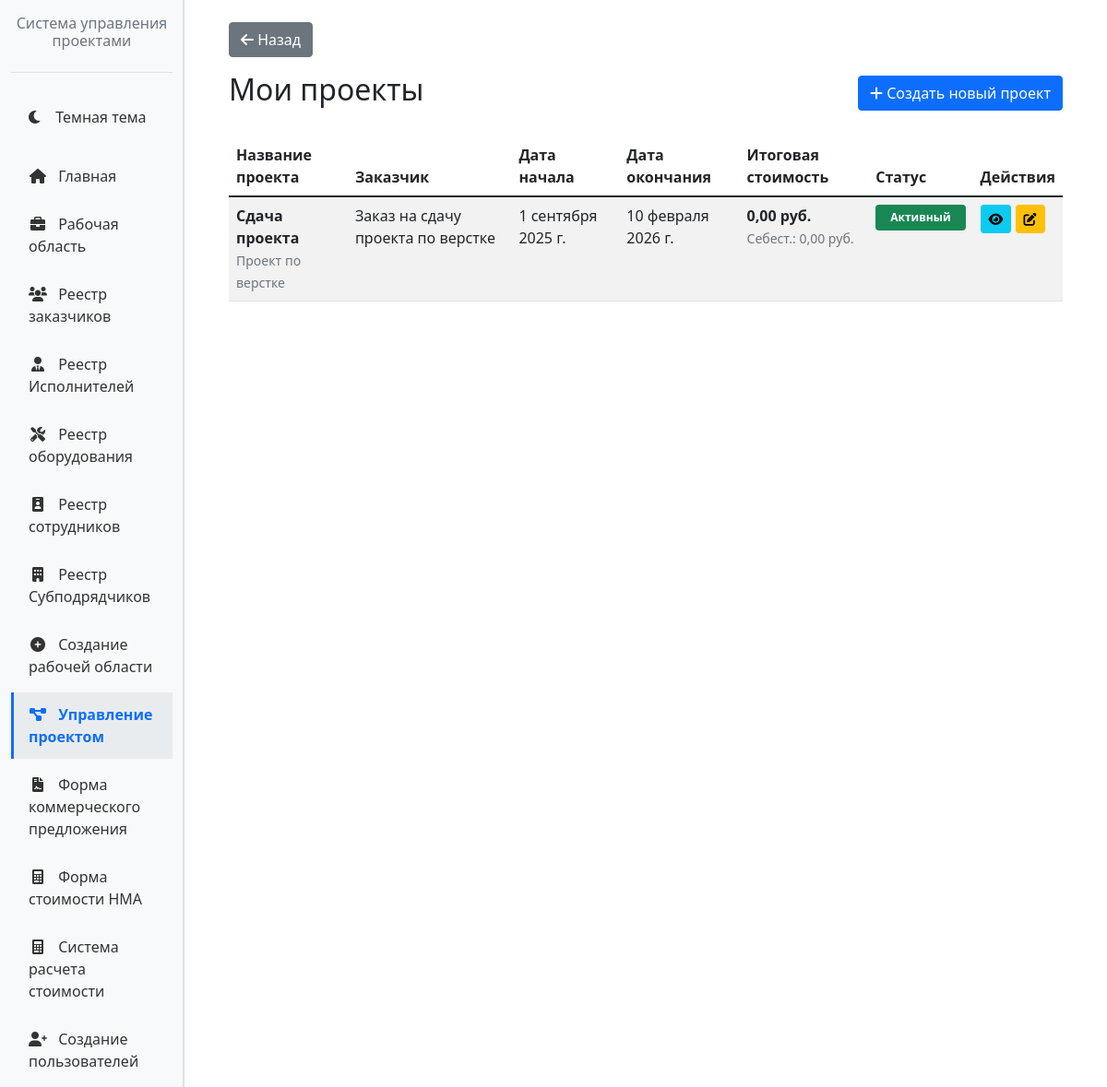
Screenshot of /projects/ (signed in) with the database file from the repository.
### projects/models.py (models this page shows, shortened)
class Project(models.Model):
    RESOURCE_TYPES = [
        ('employee', 'Сотрудник'),
        ('contractor', 'Исполнитель'),
        ('subcontractor', 'Субподрядчик'),
        ('equipment', 'Оборудование'),
    ]
    name = models.CharField(max_length=200, verbose_name="Название проекта")
    start_date = models.DateField(verbose_name="Дата начала")
    end_date = models.DateField(verbose_name="Дата окончания")
    description = models.TextField(verbose_name="Описание проекта", blank=True)
    customer = models.ForeignKey('customers.Customer', on_delete=models.SET_NULL,
                                 null=True, blank=True, verbose_name="Заказчик")
    technical_spec = models.FileField(upload_to='technical_specs/',
                                      null=True, blank=True, verbose_name="Техническое задание")
    tax_rate = models.DecimalField(max_digits=5, decimal_places=2, default=20.00,
                                   verbose_name="Налоговая ставка (%)",
                                   validators=[MinValueValidator(0)])
    total_cost = models.DecimalField(max_digits=15, decimal_places=2, default=0,
                                     verbose_name="Итоговая стоимость")
    cost_price = models.DecimalField(max_digits=15, decimal_places=2, default=0,
                                     verbose_name="Себестоимость")
    cost_with_margin = models.DecimalField(max_digits=15, decimal_places=2, default=0,
                                           verbose_name="Стоимость с маржинальностью")
    net_profit = models.DecimalField(max_digits=15, decimal_places=2, default=0,
                                     verbose_name="Чистая прибыль")
    created_at = models.DateTimeField(auto_now_add=True)
    updated_at = models.DateTimeField(auto_now=True)
    created_by = models.ForeignKey(User, on_delete=models.CASCADE)

### customers/models.py (models this page shows, shortened)
class Customer(models.Model):
    CUSTOMER_TYPES = (
        ('individual', 'Физическое лицо'),
        ('entrepreneur', 'Индивидуальный предприниматель'),
        ('legal', 'Юридическое лицо'),
    )
    inn = models.CharField('ИНН', max_length=12, unique=True)
    customer_type = models.CharField(
        'Тип Заказчика',
        max_length=20,
        choices=CUSTOMER_TYPES
    )
    name = models.CharField(
        'Название',
        max_length=255,
        blank=True,
        null=True
    )
    full_name = models.CharField('ФИО', max_length=255)
    email = models.EmailField('Контактный e-mail')
    phone = models.CharField('Контактный номер телефона', max_length=20)
    created_at = models.DateTimeField('Дата создания', auto_now_add=True)
    updated_at = models.DateTimeField('Дата обновления', auto_now=True)
    class Meta:
        verbose_name = 'Заказчик'
        verbose_name_plural = 'Заказчики'
        ordering = ['-created_at']

### projects/views.py (the view)
# urls.py: path('', views.project_list, name='project_list'),
@login_required
def project_list(request):
    projects = Project.objects.filter(created_by=request.user)
    context = {
        'projects': projects,
        'today': timezone.now().date()  # Теперь timezone определен
    }
    return render(request, 'projects/project_list.html', context)

### projects/templates/projects/project_list.html (shortened to what this page needs)
{% extends 'base_with_sidebar.html' %}
{% load static %}
{% block main_content %}
<div class="container-fluid">
    <div class="row mb-3">
        <div class="col-md-12">
            <a href="http://127.0.0.1:8000/home/" class="btn btn-secondary">
                <i class="fas fa-arrow-left"></i> Назад
            </a>
        </div>
    </div>
    <div class="row">
        <div class="col-md-12">
            <div class="d-flex justify-content-between align-items-center mb-4">
                <h2>Мои проекты</h2>
                <a href="{% url 'projects:project_create' %}" class="btn btn-primary">
                    <i class="fas fa-plus"></i> Создать новый проект
                </a>
            </div>
            {% if projects %}
            <div class="table-responsive">
                <table class="table table-striped table-hover">
                    <thead class="thead-dark">
                        <tr>
                            <th>Название проекта</th>
                            <th>Заказчик</th>
                            <th>Дата начала</th>
                            <th>Дата окончания</th>
                            <th>Итоговая стоимость</th>
                            <th>Статус</th>
                            <th>Действия</th>
                        </tr>
                    </thead>
                    <tbody>
                        {% for project in projects %}
                        <tr>
                            <td>
                                <strong>{{ project.name }}</strong>
                                {% if project.description %}
                                <br>
                                <small class="text-muted">{{ project.description|truncatewords:10 }}</small>
                                {% endif %}
                            </td>
                            <td>
                                {% if project.customer %}
                                {{ project.customer.name }}
                                {% else %}
                                <span class="text-muted">Не указан</span>
                                {% endif %}
                            </td>
                            <td>{{ project.start_date }}</td>
                            <td>{{ project.end_date }}</td>
                            <td>
                                <strong>{{ project.total_cost }} руб.</strong>
                                <br>
                                <small class="text-muted">
                                    Себест.: {{ project.cost_price }} руб.
                                </small>
                            </td>
                            <td>
                                {% if project.end_date > today %}
                                <span class="badge bg-success text-white px-3 py-2">Активный</span>
                                {% else %}
                                <span class="badge bg-secondary text-white px-3 py-2">Завершен</span>
                                {% endif %}
                            </td>
                            <td>
                                <a href="{% url 'projects:project_detail' project.pk %}"
                                   class="btn btn-sm btn-info">
                                    <i class="fas fa-eye"></i>
                                </a>
                                <a href="{% url 'projects:project_detail' project.pk %}"
                                   class="btn btn-sm btn-warning">
                                    <i class="fas fa-edit"></i>
                                </a>
                            </td>
                        </tr>
                        {% endfor %}
                    </tbody>
                </table>
            </div>
            {% endif %}
        </div>
    </div>
</div>
{% endblock %}

### rows the page displays
Project: name "Сдача проекта", description "Проект по верстке", customer.name "Заказ на сдачу проекта по верстке", start_date "1 сентября 2025 г.", end_date "10 февраля 2026 г.", total_cost "0,00", cost_price "0,00", shows "Активный"
